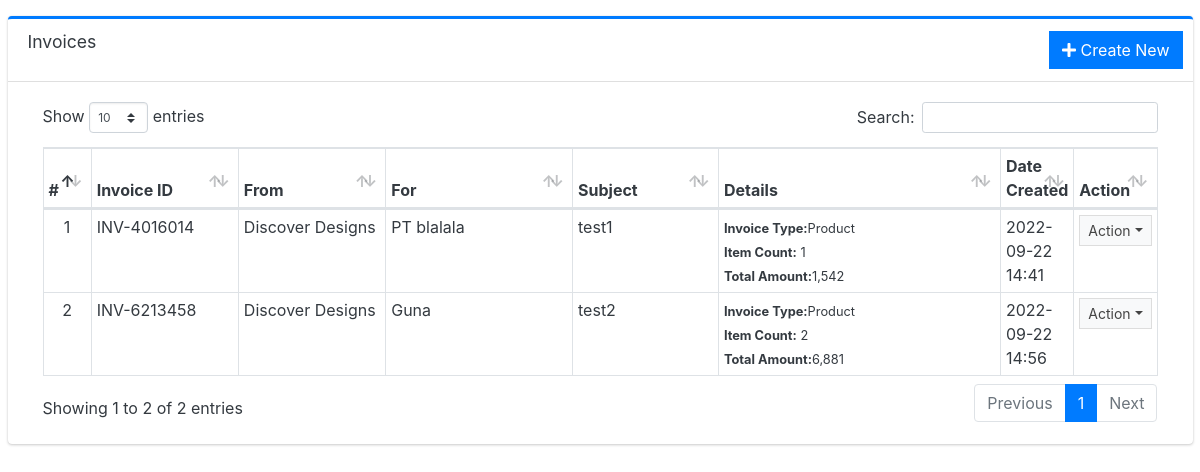
The page / on the database its author committed.
### tables this page shows
CREATE TABLE `invoice_list` (
  `id` int(30) NOT NULL,
  `invoice_code` varchar(100) NOT NULL,
  `customer_name` text NOT NULL,
  `type` tinyint(1) DEFAULT NULL,
  `sub_total` float NOT NULL,
  `tax_rate` float NOT NULL,
  `total_amount` float NOT NULL,
  `remarks` text NOT NULL,
  `date_created` datetime NOT NULL DEFAULT current_timestamp(),
  `date_updated` datetime DEFAULT NULL ON UPDATE current_timestamp(),
  `subject` varchar(255) DEFAULT NULL,
  `inv_from` varchar(255) DEFAULT NULL
);

### index.php (the view, shortened to what this page needs)
<?php require_once('config.php'); ?>
 <!DOCTYPE html>
<html lang="en" class="" style="height: auto;">
<?php require_once('header.php') ?>
  <body>
    <div class="wrapper">
      <div class=" pt-3" style="min-height: 567.854px;">
        <section class="content  text-dark">
          <div class="container-fluid">
<div class="card card-outline card-primary">
	<div class="card-header">
		<h3 class="card-title">Invoices</h3>
		<div class="card-tools">
			<a href="./manage.php" class="btn btn-flat btn-primary"><span class="fas fa-plus"></span>  Create New</a>
		</div>
	</div>
	<div class="card-body">
		<div class="container-fluid">
        <div class="container-fluid">
			<table class="table table-bordered table-stripped">
				<colgroup>
					<col width="5%">
					<col width="15%">
					<col width="15%">
					<col width="20%">
					<col width="15%">
					<col width="30%">
					<col width="15%">
				</colgroup>
				<thead>
					<tr>
						<th>#</th>
						<th>Invoice ID</th>
						<th>From</th>
						<th>For</th>
						<th>Subject</th>
						<th>Details</th>
						<th>Date Created</th>
						<th>Action</th>
					</tr>
				</thead>
				<tbody>
					<?php
					$i = 1;
						$qry = $conn->query("SELECT * from `invoice_list`  order by date(date_created) desc ");
						while($row = $qry->fetch_assoc()):
                            $row['remarks'] = strip_tags(stripslashes(html_entity_decode($row['remarks'])));
							$items = $conn->query("SELECT * FROM invoices_items where invoice_id = {$row['id']} ")->num_rows;
					?>
						<tr>
							<td class="text-center"><?php echo $i++; ?></td>
							<td><?php echo $row['invoice_code'] ?></td>
							<td><?php echo $row['inv_from'] ?></td>
							<td><?php echo $row['customer_name'] ?></td>
							<td><?php echo $row['subject'] ?></td>
							<td>
								<p class="m-0"><small><b>Invoice Type:</b><?php echo $row['type'] == 1 ? "Product":"Service" ?></small></p>
								<p class="m-0"><small><b>Item Count:</b> <?php echo number_format($items) ?></small></p>
								<p class="m-0"><small><b>Total Amount:</b><?php echo number_format($row['total_amount']) ?></small></p>
							</td>
							<td><?php echo date("Y-m-d H:i",strtotime($row['date_created'])) ?></td>
							<td align="center">
								 <button type="button" class="btn btn-flat btn-default btn-sm dropdown-toggle dropdown-icon" data-toggle="dropdown">
				                  		Action
				                  </button>
							</td>
						</tr>
					<?php endwhile; ?>
				</tbody>
			</table>
		</div>
		</div>
	</div>
</div>
</div>
        </section>
      </div>
      <?php require_once('action.php') ?>
  </body>
</html>

### header.php (shortened to what this page needs)
<head>
    <link rel="stylesheet" href="<?php echo base_url ?>plugins/fontawesome-free/css/all.min.css">
    <link rel="stylesheet" href="<?php echo base_url ?>plugins/tempusdominus-bootstrap-4/css/tempusdominus-bootstrap-4.min.css">
  <link rel="stylesheet" href="<?php echo base_url ?>plugins/datatables-bs4/css/dataTables.bootstrap4.min.css">
  <link rel="stylesheet" href="<?php echo base_url ?>plugins/datatables-responsive/css/responsive.bootstrap4.min.css">
  <link rel="stylesheet" href="<?php echo base_url ?>plugins/datatables-buttons/css/buttons.bootstrap4.min.css">
  <link rel="stylesheet" href="<?php echo base_url ?>plugins/select2/css/select2.min.css">
  <link rel="stylesheet" href="<?php echo base_url ?>plugins/select2-bootstrap4-theme/select2-bootstrap4.min.css">
    <link rel="stylesheet" href="<?php echo base_url ?>plugins/icheck-bootstrap/icheck-bootstrap.min.css">
    <link rel="stylesheet" href="<?php echo base_url ?>plugins/jqvmap/jqvmap.min.css">
    <link rel="stylesheet" href="<?php echo base_url ?>dist/css/adminlte.css">
    <link rel="stylesheet" href="<?php echo base_url ?>dist/css/custom.css">
    <link rel="stylesheet" href="<?php echo base_url ?>plugins/overlayScrollbars/css/OverlayScrollbars.min.css">
    <link rel="stylesheet" href="<?php echo base_url ?>plugins/daterangepicker/daterangepicker.css">
    <link rel="stylesheet" href="<?php echo base_url ?>plugins/summernote/summernote-bs4.min.css">
  <link rel="stylesheet" href="<?php echo base_url ?>plugins/sweetalert2-theme-bootstrap-4/bootstrap-4.min.css">
  </head>

### action.php (shortened to what this page needs)
</div>

### rows shown on the page
invoice_list: invoice_code "INV-4016014", inv_from "Discover Designs", customer_name "PT blalala", subject "test1", type "Product", items "1", total_amount "1,542", date_created "2022-09-22 14:41"
invoice_list: invoice_code "INV-6213458", inv_from "Discover Designs", customer_name "Guna", subject "test2", type "Product", items "2", total_amount "6,881", date_created "2022-09-22 14:56"
